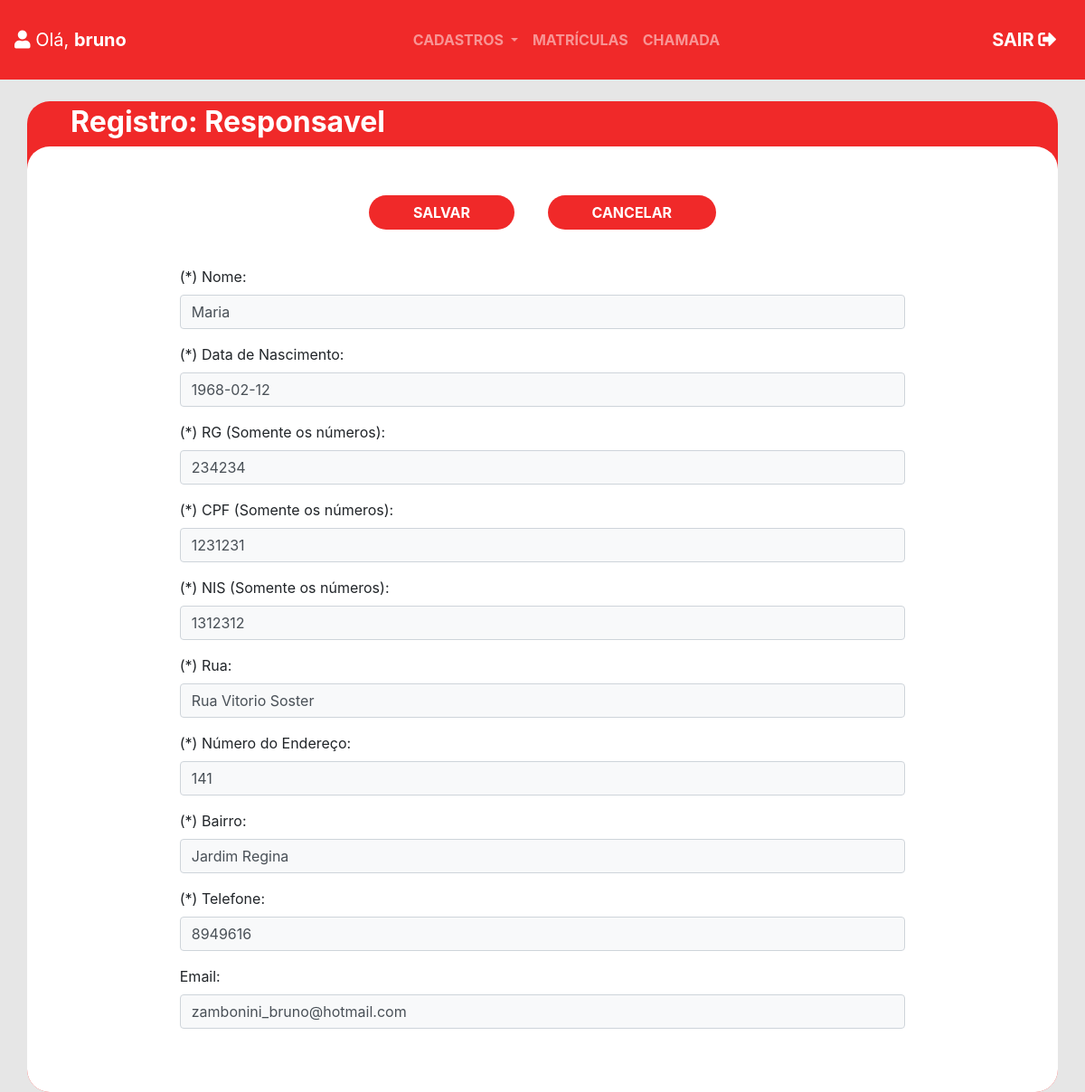
Before: /responsavel_update/2/ (signed in) with the older database file.
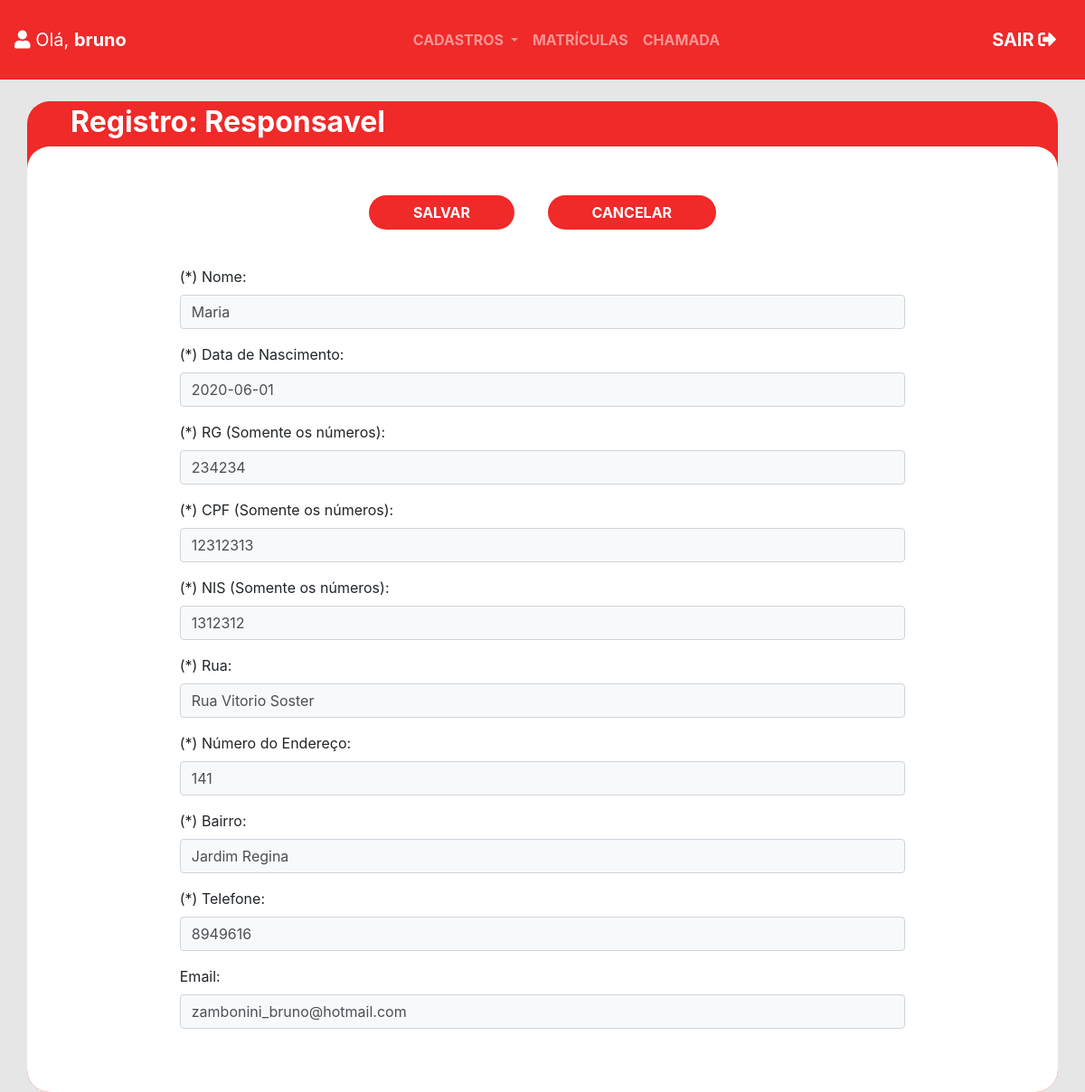
After: the same page with the newer database file.
### caritas_app/models.py (models this page shows, shortened)
class Responsavel(models.Model):
    cod_responsavel = models.AutoField(primary_key=True, auto_created= True)
    nome_responsavel = models.CharField(max_length=50, null=False)
    rg_responsavel = models.CharField(max_length=9, null=False)
    nis_responsavel = models.CharField(max_length=11, null=False)
    cpf_responsavel = models.CharField(max_length=11, null=False)
    nascimento_responsavel = models.DateField(null=False)
    rua_responsavel = models.CharField(max_length=50, null=False)
    numero_responsavel = models.CharField(max_length=5, null=False)
    bairro_responsavel = models.CharField(max_length=30, null=False)
    telefone_responsavel = models.CharField(max_length=11, null=False)
    email_responsavel = models.EmailField()
    class Meta:
        db_table = 'responsavel'

### caritas_app/views.py (the view)
# urls.py: path('responsavel_update/<int:cod_responsavel>/', views.responsavel_update, name='url_responsavel_update'),
@login_required(login_url='/login/')
def responsavel_update(request, cod_responsavel):
    responsavel = tabela.Responsavel.objects.get(pk=cod_responsavel)
    form = caritas_app.forms.ResponsavelForm(request.POST or None, instance=responsavel)
    data = {}
    if form.is_valid():
        form.save()
        return redirect('url_responsavel')
    data['form'] = form
    return render(request, 'registro_responsavel.html', data)

### caritas_app/forms.py
class ResponsavelForm(forms.ModelForm):
    class Meta:
        model = models.Responsavel
        fields = (
            'nome_responsavel',
            'rg_responsavel',
            'nis_responsavel',
            'cpf_responsavel',
            'nascimento_responsavel',
            'rua_responsavel',
            'numero_responsavel',
            'bairro_responsavel',
            'telefone_responsavel',
            'email_responsavel')

### caritas_app/templates/registro_responsavel.html (shortened to what this page needs)
<!DOCTYPE html>
<html lang="pt-br">
<head>
  {% include "partials/head.html" %}
</head>
<body style="background-color: #E6E6E6">
{% include "partials/navbar.html" %}
<br>
<div class="container px-0 " style="background-color: #F02929;border-radius: 25px">
 <h2 class="font-weight-bolder ml-5 pt-1 text-white">  Registro: Responsavel </h2>
<div class="container-fluid bg-white " style="border-radius: 25px">
<div style="height: 30px"></div>
<br>
<div class="container w-75 mx-auto">
<form method="POST">
<div class="text-center">
    <button type="submit" class="btn text-white px-5 mx-3 font-weight-bolder" style="background-color: #F02929;border-radius: 25px">SALVAR</button>
    <a href="{% url 'url_responsavel' %}">
        <button type="button" class="btn text-white px-5 mx-3 font-weight-bolder" style="background-color: #F02929;border-radius: 25px"> CANCELAR</button>
    </a>
</div>
<div style="height: 40px"></div>
{% load widget_tweaks %}
    <div class="form-group">
      <label for="nome">(*) Nome:</label>
      {% render_field form.nome_responsavel class+="form-control  bg-light" placeholder="Digite aqui o Nome Completo (Obrigatório)" %}
    </div>
    <div class="form-group">
      <label for="nascimento">(*) Data de Nascimento:</label>
      {% render_field form.nascimento_responsavel class+="form-control  bg-light" placeholder="dd/mm/aaaa" %}
    </div>
    <div class="form-group">
      <label for="rg">(*) RG (Somente os números):</label>
      {% render_field form.rg_responsavel class+="form-control  bg-light" placeholder="Digite aqui o Nome Completo (Obrigatório)" %}
    </div>
    <div class="form-group">
      <label for="cpf">(*) CPF (Somente os números):</label>
      {% render_field form.cpf_responsavel class+="form-control  bg-light" type="number" placeholder="Digite aqui os Números do CPF (Obrigatório)" %}
    </div>
    <div class="form-group">
      <label for="nis">(*) NIS (Somente os números):</label>
      {% render_field form.nis_responsavel class+="form-control  bg-light" type="number" placeholder="Digite aqui os Números do NIS (Obrigatório)" %}
    </div>
    <div class="form-group">
      <label for="rua">(*) Rua:</label>
      {% render_field form.rua_responsavel class+="form-control  bg-light" placeholder="Digite aqui o nome da rua (Obrigatório)" %}
    </div>
    <div class="form-group">
      <label for="numero">(*) Número do Endereço:</label>
      {% render_field form.numero_responsavel class+="form-control  bg-light" type="number" placeholder="Digite aqui o número do endereço (Obrigatório)" %}
    </div>
    <div class="form-group">
      <label for="bairro">(*) Bairro:</label>
      {% render_field form.bairro_responsavel class+="form-control  bg-light" placeholder="Digite aqui o bairro (Obrigatório)" %}
    </div>
    <div class="form-group">
      <label for="telefone">(*) Telefone:</label>
      {% render_field form.telefone_responsavel class+="form-control  bg-light" placeholder="Digite aqui o telefone (apenas números)" %}
    </div>
    <div class="form-group">
      <label for="email">Email:</label>
      {% render_field form.email_responsavel class+="form-control  bg-light" type="email" placeholder="Digite aqui o e-mail" %}
    </div>
  </form>
</div>
<br>
<div style="height: 30px"></div>
</div>
</div>
</body>
</html>

Changed rows visible on the page:
changed Responsavel "Maria": nascimento_responsavel "1968-02-12" → "2020-06-01"; cpf_responsavel "1231231" → "12312313"
